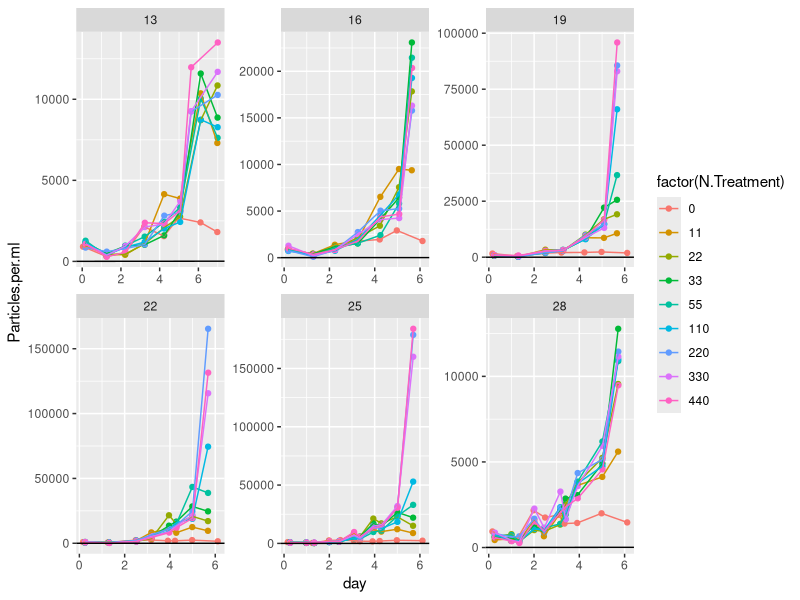
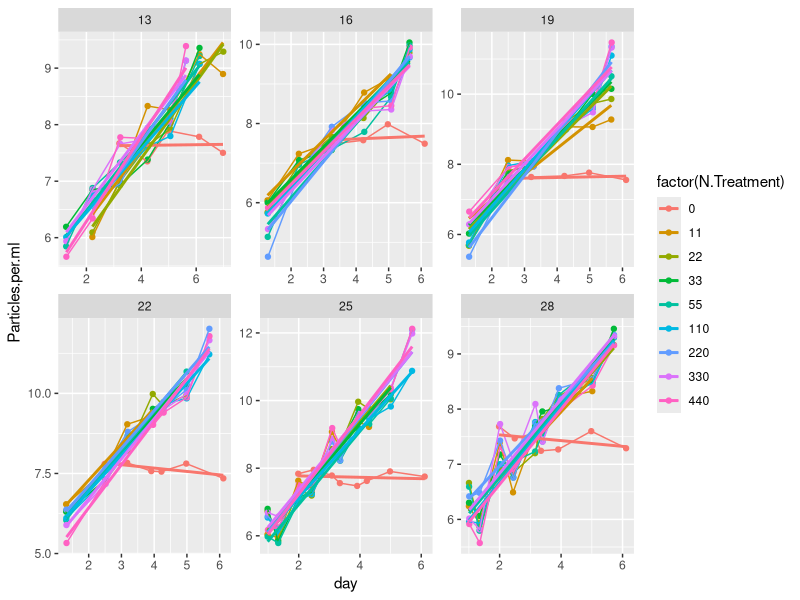

These figures' R source, in order: (Note: this script raises an error after producing the figures.)
library(tidyverse)
library(broom)
library(minpack.lm)
library(purrr)
library(stringr)
library(dplyr)

CS <- read_csv("data/monod_data/CS_15_08_04.csv")


#take raw data, add actual N concentrations
CSN<- CS %>% 	
  mutate(day = Hours.since.Innoc/24) %>% 
  mutate(N.Treatment = str_replace(N.Treatment, "1", "11")) %>%
  mutate(N.Treatment = str_replace(N.Treatment, "2", "22")) %>% 
  mutate(N.Treatment = str_replace(N.Treatment, "3", "33")) %>%
  mutate(N.Treatment = str_replace(N.Treatment, "4", "55")) %>%
  mutate(N.Treatment = str_replace(N.Treatment, "5", "110")) %>%
  mutate(N.Treatment = str_replace(N.Treatment, "6", "220")) %>%
  mutate(N.Treatment = str_replace(N.Treatment, "7", "330")) %>%
  mutate(N.Treatment = str_replace(N.Treatment, "8", "440")) %>%  
  mutate(N.Treatment = str_replace(N.Treatment, "1105", "55")) %>% 
  mutate(N.Treatment = as.numeric(N.Treatment))

#plot raw data 
CSN %>% 
  #mutate(Particles.per.ml = log(Particles.per.ml)) %>% 
  ggplot(data = ., aes(x = day, y = Particles.per.ml, color = factor(N.Treatment))) + geom_point() +
  facet_wrap( ~ Temperature, scales = "free") + geom_line() + geom_abline(slope = 1, intercept = 5)


#filter out data where K seems to have been reaCSed beyond the variability expected by noise (quite arbitrary)
CSfiltered<- CS %>% 
  mutate(day = Hours.since.Innoc/24) %>% 
  filter(  Temperature == 13 & N.Treatment == 8 & day<6.5|
           Temperature == 13 & N.Treatment == 7 & day<6.5|
           Temperature == 13 & N.Treatment == 6 & day<6.5 & day>2| 
           Temperature == 13 & N.Treatment == 5 & day<6.5|
           Temperature == 13 & N.Treatment == 4 & day<6.5|
           Temperature == 13 & N.Treatment == 3 & day<6.5|
           Temperature == 13 & N.Treatment == 2 & day<7 & day>2|
           Temperature == 13 & N.Treatment == 1 & day<7 & day>2|
           Temperature == 13 & N.Treatment == 0 & day>2.5|
           Temperature == 16 & N.Treatment == 8 & day<6|
           Temperature == 16 & N.Treatment == 7 & day<6|
           Temperature == 16 & N.Treatment == 6 & day<6| 
           Temperature == 16 & N.Treatment == 5 & day<6|
           Temperature == 16 & N.Treatment == 4 & day<6|
           Temperature == 16 & N.Treatment == 3 & day<6|
           Temperature == 16 & N.Treatment == 2 & day<6|
           Temperature == 16 & N.Treatment == 1 & day<5.5|
           Temperature == 16 & N.Treatment == 0 & day>2.5|
           Temperature == 19 & N.Treatment == 8 & day<6|
           Temperature == 19 & N.Treatment == 7 & day<6|
           Temperature == 19 & N.Treatment == 6 & day<6| 
           Temperature == 19 & N.Treatment == 5 & day<6|
           Temperature == 19 & N.Treatment == 4 & day<6|
           Temperature == 19 & N.Treatment == 3 & day<6 |
           Temperature == 19 & N.Treatment == 2 & day<6 |
           Temperature == 19 & N.Treatment == 1 & day<6 |
           Temperature == 19 & N.Treatment == 0 & day>2 |
           Temperature == 22 & N.Treatment == 8 & day<6 |
           Temperature == 22 & N.Treatment == 7 & day<6 |
           Temperature == 22 & N.Treatment == 6 & day<6 | 
           Temperature == 22 & N.Treatment == 5 & day<6 |
           Temperature == 22 & N.Treatment == 4 & day<5.5 |
           Temperature == 22 & N.Treatment == 3 & day<5.5 |
           Temperature == 22 & N.Treatment == 2 & day<5.5 |
           Temperature == 22 & N.Treatment == 1 & day<4 |
           Temperature == 22 & N.Treatment == 0 & day>2 |
           Temperature == 25 & N.Treatment == 8 & day<6 |
           Temperature == 25 & N.Treatment == 7 & day<6 |
           Temperature == 25 & N.Treatment == 6 & day<6 | 
           Temperature == 25 & N.Treatment == 5 & day<6 |
           Temperature == 25 & N.Treatment == 4 & day<5.5 |
           Temperature == 25 & N.Treatment == 3 & day<5.5 |
           Temperature == 25 & N.Treatment == 2 & day<5.5 |
           Temperature == 25 & N.Treatment == 1 & day<4.5 |
           Temperature == 25 & N.Treatment == 0 & day>1.5 |
           Temperature == 28 & N.Treatment == 8 & day<6 |
           Temperature == 28 & N.Treatment == 7 & day<6 |
           Temperature == 28 & N.Treatment == 6 & day<6 | 
           Temperature == 28 & N.Treatment == 5 & day<6 |
           Temperature == 28 & N.Treatment == 4 & day<6 |
           Temperature == 28 & N.Treatment == 3 & day<6 |
           Temperature == 28 & N.Treatment == 2 & day<6 |
           Temperature == 28 & N.Treatment == 1 & day<5.5 |
           Temperature == 28 & N.Treatment == 0 & day>1.5  )

#take filtered data, add actual N concentrations
CSfilteredN <- CSfiltered %>% 	
  mutate(N.Treatment = str_replace(N.Treatment, "1", "11")) %>%
  mutate(N.Treatment = str_replace(N.Treatment, "2", "22")) %>% 
  mutate(N.Treatment = str_replace(N.Treatment, "3", "33")) %>%
  mutate(N.Treatment = str_replace(N.Treatment, "4", "55")) %>%
  mutate(N.Treatment = str_replace(N.Treatment, "5", "110")) %>%
  mutate(N.Treatment = str_replace(N.Treatment, "6", "220")) %>%
  mutate(N.Treatment = str_replace(N.Treatment, "7", "330")) %>%
  mutate(N.Treatment = str_replace(N.Treatment, "8", "440")) %>%  
  mutate(N.Treatment = str_replace(N.Treatment, "1105", "55")) %>% 
  mutate(N.Treatment = as.numeric(N.Treatment))


#plot filtered data - linear model fits...
CSfilteredN %>% 
  filter(day>0.5) %>% 
  mutate(Particles.per.ml = log(Particles.per.ml)) %>% 
  ggplot(data = ., aes(x = day, y = Particles.per.ml, color = factor(N.Treatment))) + geom_point() +
  facet_wrap( ~ Temperature, scales = "free") + geom_line() + 
  geom_smooth(method=lm, se=FALSE) 


linear_r<-CSfilteredN %>% 
    mutate(Particles.per.ml = log(Particles.per.ml)) %>% 
    filter(day>0.5) %>% 
    group_by(N.Treatment, Temperature) %>% 
    do(tidy(lm(Particles.per.ml ~ day, data=.))) 
write_csv(linear_r, "data-processed/CS_r_lm.csv")

#plot monod curves with error
linear_r %>% 
    filter(term=="day") %>% 
    ggplot(aes(x = N.Treatment, y = estimate, color = factor(N.Treatment))) + geom_point(size = 4) +
      theme_bw() + facet_wrap( ~ Temperature) + 
    geom_errorbar(aes(ymin=estimate-std.error, ymax=estimate+std.error), width=.2)
ggsave("figures/CS_monod_curves.png")

#plot linear fit over raw data
linear_r_aug<- CSfilteredN %>% 
  mutate(Particles.per.ml = log(Particles.per.ml)) %>% 
  filter(day>0.5) %>% 
  group_by(N.Treatment, Temperature) %>% 
  do(augment(lm(Particles.per.ml ~ day, data=.))) 

CSN %>% 
  mutate(Particles.per.ml = log(Particles.per.ml)) %>% 
  #ilter(N.Treatment==330) %>% 
  ggplot(data = ., aes(x = day, y = Particles.per.ml, color = factor(N.Treatment))) + 
           geom_point() +
  facet_wrap( ~ Temperature, scales = "free") + geom_line() + 
  #geom_line(data=subset(linear_r_aug, linear_r_aug$N.Treatment==330), aes(x=day, y=.fitted, colour=factor(N.Treatment)))
  geom_line(data=linear_r_aug, aes(x=day, y=.fitted, colour=factor(N.Treatment)))
ggsave("figures/CS_linear_R_fits.png")


# previous coding working in non-logged data, fitting exponential curve
CSfilteredN %>% 
  group_by(Temperature, N.Treatment) %>% 
  do(tidy(nls(Particles.per.ml ~ 75 * (1+a)^(Hours.since.Innoc),
              data= .,  start=list(a=0.01),
              control = nls.control(maxiter=100, minFactor=1/204800000)))) %>% 
  ungroup() %>% 
  ggplot(aes(x = N.Treatment, y = estimate, color = factor(N.Treatment))) + geom_point(size = 4) +
  geom_line() + theme_bw() + facet_wrap( ~ Temperature)
ggsave("figures/CS_monod_curves.png")
  

CSfilteredN %>% 
  group_by(Temperature, N.Treatment) %>% 
  do(tidy(nls(Particles.per.ml ~ 75 * (1+a)^(Hours.since.Innoc),
              data= .,  start=list(a=0.01),
              control = nls.control(maxiter=100, minFactor=1/204800000)))) %>% 
  ungroup() %>% 
  ggplot(aes(x = N.Treatment, y = estimate, color = factor(N.Treatment))) + geom_point(size = 4) +
  geom_line() + theme_bw() + facet_wrap( ~ Temperature)
ggsave("figures/CS_monod_curves.png")

CS_r <- CSfilteredN %>% 
  group_by(Temperature, N.Treatment) %>% 
  do(tidy(nls(Particles.per.ml ~ 75 * (1+a)^(Hours.since.Innoc),
              data= .,  start=list(a=0.01),
              control = nls.control(maxiter=100, minFactor=1/204800000)))) 

write_csv(CS_r, "data-processed/fitted_r_CS_from_2015.csv")


CSfilteredN %>% 
  group_by(Temperature, N.Treatment) %>% 
  do(tidy(nls(Particles.per.ml ~ 75 * (1+a)^(Hours.since.Innoc),
              data= .,  start=list(a=0.01),
              control = nls.control(maxiter=100, minFactor=1/204800000)))) %>% 
  ggplot(aes(x = Temperature, y = estimate, color = factor(Temperature))) + geom_point(size = 4) +
  geom_line() + theme_bw() + facet_wrap( ~ N.Treatment)
ggsave("figures/CS_TPC_by_nitrate_curves.png")


#set up the bootstrapping
for (j in c(13, 16, 19, 22, 25, 28)){
  for (k in c(0, 11, 22, 33, 55, 110, 220, 440)){
    test<-subset(CSfilteredN, CSfilteredN$Temperature==j & CSfilteredN$N.Treatment==k)
    boot_r<-1:1000
    for(i in 1:1000){
      mod<-sample_n(test, 5) %>% #take a sample of 5 of the sample days
        do(tidy(nls(Particles.per.ml ~ 75 * (1+a)^(Hours.since.Innoc),
                    data= .,  start=list(a=0.01),
                    control = nls.control(maxiter=100, minFactor=1/204800000))))
      boot_r[i]<-mod$estimate
      name<-data.frame(a=boot_r, Temperature=test$Temperature[1], N.Treatment=test$N.Treatment[1])
      assign(paste("CSboot_r_unique", test$Temperature[1], test$N.Treatment[1], sep ="_"), name)
    }
  }
}

par(mfrow=c(1,1))
plot(boot_r)
median(boot_r)
plot(quantile(boot_r, c(0.05, 0.5, 0.95)))


# bind all of the objects that start with boot_r_unique
CS_unique_boots<-do.call("rbind", mget(ls(pattern="CSboot_r_unique")))

#plot the jacknifed data - monod
CS_unique_boots %>% 
  group_by(Temperature, N.Treatment) %>% 
  ggplot(aes(x = N.Treatment, y = a, color = factor(N.Treatment))) + geom_point(size = 1) +
  theme_bw() + facet_wrap( ~ Temperature) + stat_summary(
    mapping = aes(x = N.Treatment, y = a),
    fun.ymin = function(z) { quantile(z,0.05) },
    fun.ymax = function(z) { quantile(z,0.95) },
    fun.y = median, pch=1, size = 0.5, colour="black")

ggsave("figures/CS_monod_bootstrapped.png")
